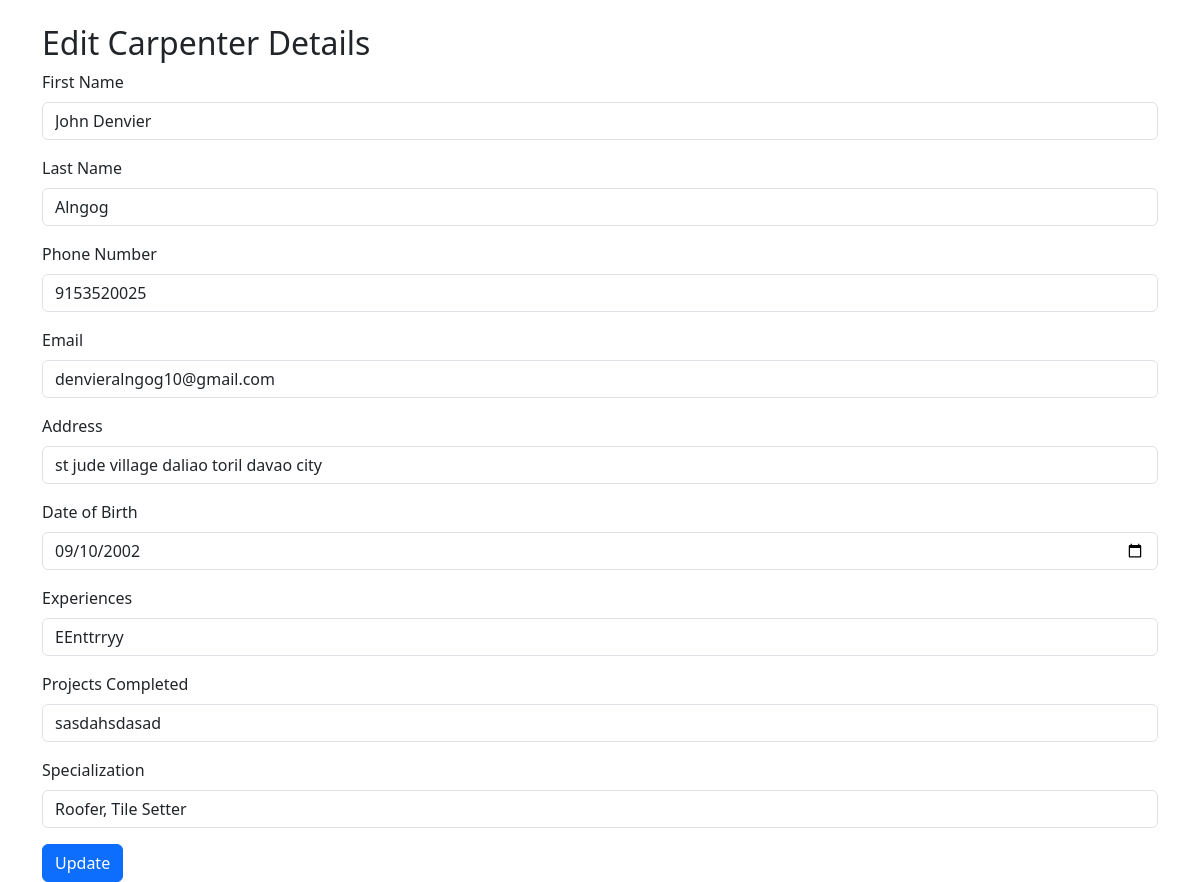
Screenshot of /edit_carpenter.php?id=1 (signed in) with the database file from the repository.
### tables this page shows
CREATE TABLE `carpenters` (
  `Carpenter_ID` int(11) NOT NULL,
  `First_Name` varchar(255) NOT NULL,
  `Last_Name` varchar(255) NOT NULL,
  `Phone_Number` bigint(11) NOT NULL,
  `Email` varchar(255) NOT NULL,
  `Address` varchar(255) NOT NULL,
  `Date_Of_Birth` date NOT NULL,
  `Experiences` varchar(255) NOT NULL,
  `Project_Completed` varchar(255) NOT NULL,
  `username` varchar(255) NOT NULL,
  `password` varchar(255) NOT NULL,
  `specialization` varchar(255) NOT NULL,
  `Photo` mediumblob NOT NULL
);

### edit_carpenter.php (the view, shortened to what this page needs)
<?php
include 'config.php';
if (isset($_GET['id'])) {
    $carpenter_id = $_GET['id'];
    $sql = "SELECT * FROM carpenters WHERE Carpenter_ID = ?";
    $stmt = $conn->prepare($sql);
    $stmt->bind_param("i", $carpenter_id);
    $stmt->execute();
    $result = $stmt->get_result();
    $carpenter = $result->fetch_assoc();
} else {
    die("Carpenter ID not specified.");
}
?>
<!DOCTYPE html>
<html lang="en">
<head>
    <link href="https://cdn.jsdelivr.net/npm/bootstrap@5.3.0-alpha1/dist/css/bootstrap.min.css" rel="stylesheet">
</head>
<body>
    <div class="container">
        <h2 class="mt-4">Edit Carpenter Details</h2>
        <form method="POST">
            <div class="mb-3">
                <label for="firstname" class="form-label">First Name</label>
                <input type="text" class="form-control" id="firstname" name="firstname" value="<?php echo $carpenter['First_Name']; ?>" required>
            </div>
            <div class="mb-3">
                <label for="lastname" class="form-label">Last Name</label>
                <input type="text" class="form-control" id="lastname" name="lastname" value="<?php echo $carpenter['Last_Name']; ?>" required>
            </div>
            <div class="mb-3">
                <label for="phone" class="form-label">Phone Number</label>
                <input type="text" class="form-control" id="phone" name="phone" value="<?php echo $carpenter['Phone_Number']; ?>" required>
            </div>
            <div class="mb-3">
                <label for="email" class="form-label">Email</label>
                <input type="email" class="form-control" id="email" name="email" value="<?php echo $carpenter['Email']; ?>" required>
            </div>
            <div class="mb-3">
                <label for="address" class="form-label">Address</label>
                <input type="text" class="form-control" id="address" name="address" value="<?php echo $carpenter['Address']; ?>" required>
            </div>
            <div class="mb-3">
                <label for="dob" class="form-label">Date of Birth</label>
                <input type="date" class="form-control" id="dob" name="dob" value="<?php echo $carpenter['Date_Of_Birth']; ?>" required>
            </div>
            <div class="mb-3">
                <label for="experiences" class="form-label">Experiences</label>
                <input type="text" class="form-control" id="experiences" name="experiences" value="<?php echo $carpenter['Experiences']; ?>" required>
            </div>
            <div class="mb-3">
                <label for="projects" class="form-label">Projects Completed</label>
                <input type="text" class="form-control" id="projects" name="projects" value="<?php echo $carpenter['Project_Completed']; ?>" required>
            </div>
            <div class="mb-3">
                <label for="specialization" class="form-label">Specialization</label>
                <input type="text" class="form-control" id="specialization" name="specialization" value="<?php echo $carpenter['specialization']; ?>" required>
            </div>
            <button type="submit" class="btn btn-primary">Update</button>
        </form>
    </div>
</body>
</html>

### rows the page displays
carpenters: firstname "John Denvier", lastname "Alngog", phone "9153520025", email "denvieralngog10@gmail.com", address "st jude village daliao toril davao city", dob "09/10/2002", experiences "EEnttrryy", projects "sasdahsdasad", specialization "Roofer, Tile Setter"
